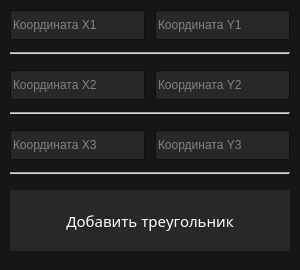
<?xml version="1.0" encoding="UTF-8"?>
<ui version="4.0">
 <class>InputDialog</class>
 <widget class="QDialog" name="InputDialog">
  <property name="geometry">
   <rect>
    <x>0</x>
    <y>0</y>
    <width>300</width>
    <height>270</height>
   </rect>
  </property>
  <property name="palette">
   <palette>
    <active>
     <colorrole role="WindowText">
      <brush brushstyle="SolidPattern">
       <color alpha="255">
        <red>216</red>
        <green>217</green>
        <blue>218</blue>
       </color>
      </brush>
     </colorrole>
     <colorrole role="Button">
      <brush brushstyle="SolidPattern">
       <color alpha="255">
        <red>39</red>
        <green>40</green>
        <blue>41</blue>
       </color>
      </brush>
     </colorrole>
     <colorrole role="Light">
      <brush brushstyle="SolidPattern">
       <color alpha="255">
        <red>216</red>
        <green>217</green>
        <blue>218</blue>
       </color>
      </brush>
     </colorrole>
     <colorrole role="Text">
      <brush brushstyle="SolidPattern">
       <color alpha="255">
        <red>251</red>
        <green>251</green>
        <blue>251</blue>
       </color>
      </brush>
     </colorrole>
     <colorrole role="ButtonText">
      <brush brushstyle="SolidPattern">
       <color alpha="255">
        <red>251</red>
        <green>251</green>
        <blue>251</blue>
       </color>
      </brush>
     </colorrole>
     <colorrole role="Base">
      <brush brushstyle="SolidPattern">
       <color alpha="255">
        <red>39</red>
        <green>40</green>
        <blue>41</blue>
       </color>
      </brush>
     </colorrole>
     <colorrole role="Window">
      <brush brushstyle="SolidPattern">
       <color alpha="255">
        <red>23</red>
        <green>23</green>
        <blue>23</blue>
       </color>
      </brush>
     </colorrole>
     <colorrole role="Highlight">
      <brush brushstyle="SolidPattern">
       <color alpha="255">
        <red>146</red>
        <green>136</green>
        <blue>248</blue>
       </color>
      </brush>
     </colorrole>
     <colorrole role="Link">
      <brush brushstyle="SolidPattern">
       <color alpha="255">
        <red>68</red>
        <green>119</green>
        <blue>206</blue>
       </color>
      </brush>
     </colorrole>
     <colorrole role="LinkVisited">
      <brush brushstyle="SolidPattern">
       <color alpha="255">
        <red>200</red>
        <green>142</green>
        <blue>167</blue>
       </color>
      </brush>
     </colorrole>
     <colorrole role="AlternateBase">
      <brush brushstyle="SolidPattern">
       <color alpha="255">
        <red>39</red>
        <green>40</green>
        <blue>41</blue>
       </color>
      </brush>
     </colorrole>
     <colorrole role="PlaceholderText">
      <brush brushstyle="SolidPattern">
       <color alpha="128">
        <red>216</red>
        <green>217</green>
        <blue>218</blue>
       </color>
      </brush>
     </colorrole>
    </active>
    <inactive>
     <colorrole role="WindowText">
      <brush brushstyle="SolidPattern">
       <color alpha="255">
        <red>216</red>
        <green>217</green>
        <blue>218</blue>
       </color>
      </brush>
     </colorrole>
     <colorrole role="Button">
      <brush brushstyle="SolidPattern">
       <color alpha="255">
        <red>39</red>
        <green>40</green>
        <blue>41</blue>
       </color>
      </brush>
     </colorrole>
     <colorrole role="Light">
      <brush brushstyle="SolidPattern">
       <color alpha="255">
        <red>216</red>
        <green>217</green>
        <blue>218</blue>
       </color>
      </brush>
     </colorrole>
     <colorrole role="Text">
      <brush brushstyle="SolidPattern">
       <color alpha="255">
        <red>251</red>
        <green>251</green>
        <blue>251</blue>
       </color>
      </brush>
     </colorrole>
     <colorrole role="ButtonText">
      <brush brushstyle="SolidPattern">
       <color alpha="255">
        <red>251</red>
        <green>251</green>
        <blue>251</blue>
       </color>
      </brush>
     </colorrole>
     <colorrole role="Base">
      <brush brushstyle="SolidPattern">
       <color alpha="255">
        <red>39</red>
        <green>40</green>
        <blue>41</blue>
       </color>
      </brush>
     </colorrole>
     <colorrole role="Window">
      <brush brushstyle="SolidPattern">
       <color alpha="255">
        <red>23</red>
        <green>23</green>
        <blue>23</blue>
       </color>
      </brush>
     </colorrole>
     <colorrole role="Highlight">
      <brush brushstyle="SolidPattern">
       <color alpha="255">
        <red>146</red>
        <green>136</green>
        <blue>248</blue>
       </color>
      </brush>
     </colorrole>
     <colorrole role="Link">
      <brush brushstyle="SolidPattern">
       <color alpha="255">
        <red>68</red>
        <green>119</green>
        <blue>206</blue>
       </color>
      </brush>
     </colorrole>
     <colorrole role="LinkVisited">
      <brush brushstyle="SolidPattern">
       <color alpha="255">
        <red>200</red>
        <green>142</green>
        <blue>167</blue>
       </color>
      </brush>
     </colorrole>
     <colorrole role="AlternateBase">
      <brush brushstyle="SolidPattern">
       <color alpha="255">
        <red>39</red>
        <green>40</green>
        <blue>41</blue>
       </color>
      </brush>
     </colorrole>
     <colorrole role="PlaceholderText">
      <brush brushstyle="SolidPattern">
       <color alpha="128">
        <red>216</red>
        <green>217</green>
        <blue>218</blue>
       </color>
      </brush>
     </colorrole>
    </inactive>
    <disabled>
     <colorrole role="Button">
      <brush brushstyle="SolidPattern">
       <color alpha="255">
        <red>39</red>
        <green>40</green>
        <blue>41</blue>
       </color>
      </brush>
     </colorrole>
     <colorrole role="Light">
      <brush brushstyle="SolidPattern">
       <color alpha="255">
        <red>216</red>
        <green>217</green>
        <blue>218</blue>
       </color>
      </brush>
     </colorrole>
     <colorrole role="Base">
      <brush brushstyle="SolidPattern">
       <color alpha="255">
        <red>23</red>
        <green>23</green>
        <blue>23</blue>
       </color>
      </brush>
     </colorrole>
     <colorrole role="Window">
      <brush brushstyle="SolidPattern">
       <color alpha="255">
        <red>23</red>
        <green>23</green>
        <blue>23</blue>
       </color>
      </brush>
     </colorrole>
     <colorrole role="Link">
      <brush brushstyle="SolidPattern">
       <color alpha="255">
        <red>68</red>
        <green>119</green>
        <blue>206</blue>
       </color>
      </brush>
     </colorrole>
     <colorrole role="LinkVisited">
      <brush brushstyle="SolidPattern">
       <color alpha="255">
        <red>200</red>
        <green>142</green>
        <blue>167</blue>
       </color>
      </brush>
     </colorrole>
     <colorrole role="AlternateBase">
      <brush brushstyle="SolidPattern">
       <color alpha="255">
        <red>39</red>
        <green>40</green>
        <blue>41</blue>
       </color>
      </brush>
     </colorrole>
     <colorrole role="PlaceholderText">
      <brush brushstyle="SolidPattern">
       <color alpha="128">
        <red>216</red>
        <green>217</green>
        <blue>218</blue>
       </color>
      </brush>
     </colorrole>
    </disabled>
   </palette>
  </property>
  <property name="windowTitle">
   <string>Ввод треугольника</string>
  </property>
  <widget class="QLineEdit" name="x1Input">
   <property name="geometry">
    <rect>
     <x>10</x>
     <y>10</y>
     <width>135</width>
     <height>30</height>
    </rect>
   </property>
   <property name="placeholderText">
    <string>Координата X1</string>
   </property>
  </widget>
  <widget class="QLineEdit" name="y1Input">
   <property name="geometry">
    <rect>
     <x>155</x>
     <y>10</y>
     <width>135</width>
     <height>30</height>
    </rect>
   </property>
   <property name="placeholderText">
    <string>Координата Y1</string>
   </property>
  </widget>
  <widget class="QLineEdit" name="x2Input">
   <property name="geometry">
    <rect>
     <x>10</x>
     <y>70</y>
     <width>135</width>
     <height>30</height>
    </rect>
   </property>
   <property name="placeholderText">
    <string>Координата X2</string>
   </property>
  </widget>
  <widget class="QLineEdit" name="y2Input">
   <property name="geometry">
    <rect>
     <x>155</x>
     <y>70</y>
     <width>135</width>
     <height>30</height>
    </rect>
   </property>
   <property name="placeholderText">
    <string>Координата Y2</string>
   </property>
  </widget>
  <widget class="QLineEdit" name="x3Input">
   <property name="geometry">
    <rect>
     <x>10</x>
     <y>130</y>
     <width>135</width>
     <height>30</height>
    </rect>
   </property>
   <property name="placeholderText">
    <string>Координата X3</string>
   </property>
  </widget>
  <widget class="QLineEdit" name="y3Input">
   <property name="geometry">
    <rect>
     <x>155</x>
     <y>130</y>
     <width>135</width>
     <height>30</height>
    </rect>
   </property>
   <property name="placeholderText">
    <string>Координата Y3</string>
   </property>
  </widget>
  <widget class="QPushButton" name="addTriangleBtn">
   <property name="geometry">
    <rect>
     <x>10</x>
     <y>190</y>
     <width>280</width>
     <height>61</height>
    </rect>
   </property>
   <property name="font">
    <font>
     <family>Sans Serif</family>
     <pointsize>11</pointsize>
    </font>
   </property>
   <property name="autoFillBackground">
    <bool>true</bool>
   </property>
   <property name="text">
    <string>Добавить треугольник</string>
   </property>
   <property name="default">
    <bool>false</bool>
   </property>
   <property name="flat">
    <bool>true</bool>
   </property>
  </widget>
  <widget class="Line" name="line">
   <property name="geometry">
    <rect>
     <x>10</x>
     <y>45</y>
     <width>280</width>
     <height>16</height>
    </rect>
   </property>
   <property name="orientation">
    <enum>Qt::Horizontal</enum>
   </property>
  </widget>
  <widget class="Line" name="line_2">
   <property name="geometry">
    <rect>
     <x>10</x>
     <y>105</y>
     <width>280</width>
     <height>16</height>
    </rect>
   </property>
   <property name="orientation">
    <enum>Qt::Horizontal</enum>
   </property>
  </widget>
  <widget class="Line" name="line_3">
   <property name="geometry">
    <rect>
     <x>10</x>
     <y>165</y>
     <width>280</width>
     <height>16</height>
    </rect>
   </property>
   <property name="orientation">
    <enum>Qt::Horizontal</enum>
   </property>
  </widget>
 </widget>
 <resources/>
 <connections/>
</ui>
